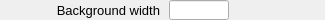
    <widget class="PyDMFrame" name="composite_4">
      <property name="geometry">
        <rect>
          <x>414</x>
          <y>96</y>
          <width>325</width>
          <height>20</height>
        </rect>
      </property>
      <widget class="QLabel" name="text_10">
        <property name="geometry">
          <rect>
            <x>0</x>
            <y>0</y>
            <width>160</width>
            <height>20</height>
          </rect>
        </property>
        <property name="text">
          <string>Background width</string>
        </property>
        <property name="font" stdset="0">
          <font>
            <pointsize>10</pointsize>
          </font>
        </property>
        <property name="brush" stdset="0">
          <brush brushstyle="SolidPattern">
            <color alpha="255">
              <red>0</red>
              <green>0</green>
              <blue>0</blue>
            </color>
          </brush>
        </property>
        <property name="toolTip">
          <string>text_10</string>
        </property>
        <property name="alignment">
          <set>Qt::AlignRight|Qt::AlignTrailing|Qt::AlignVCenter</set>
        </property>
        <property name="styleSheet">
          <string notr="true">QLabel#text_10 {
  color: rgb(0, 0, 0);
  }</string>
        </property>
      </widget>
      <widget class="PyDMLineEdit" name="text_entry_3">
        <property name="geometry">
          <rect>
            <x>169</x>
            <y>0</y>
            <width>60</width>
            <height>20</height>
          </rect>
        </property>
        <property name="channel" stdset="0">
          <string>ca://${prefix}BgdWidth</string>
        </property>
        <property name="toolTip">
          <string>${prefix}BgdWidth</string>
        </property>
        <property name="font" stdset="0">
          <font>
            <pointsize>10</pointsize>
          </font>
        </property>
        <property name="styleSheet">
          <string notr="true">PyDMLineEdit#text_entry_3 {
  color: rgb(0, 0, 0);
  background-color: rgb(115, 223, 255);
  border: 1px solid black;
  margin: 0px;
  padding: 0px;
  spacing: 0px;
  }</string>
        </property>
      </widget>
      <widget class="PyDMLabel" name="text_update_6">
        <property name="geometry">
          <rect>
            <x>235</x>
            <y>1</y>
            <width>90</width>
            <height>18</height>
          </rect>
        </property>
        <property name="toolTip">
          <string>PV: ${prefix}BgdWidth_RBV</string>
        </property>
        <property name="channel" stdset="0">
          <string>ca://${prefix}BgdWidth_RBV</string>
        </property>
        <property name="font" stdset="0">
          <font>
            <pointsize>10</pointsize>
          </font>
        </property>
        <property name="alignment">
          <set>Qt::AlignLeading|Qt::AlignLeft|Qt::AlignVCenter</set>
        </property>
        <property name="textInteractionFlags">
          <set>Qt::TextSelectableByKeyboard|Qt::TextSelectableByMouse</set>
        </property>
        <property name="styleSheet">
          <string notr="true">PyDMLabel#text_update_6 {
  color: rgb(10, 0, 184);
  background-color: rgb(187, 187, 187);
  }</string>
        </property>
      </widget>
    </widget>
